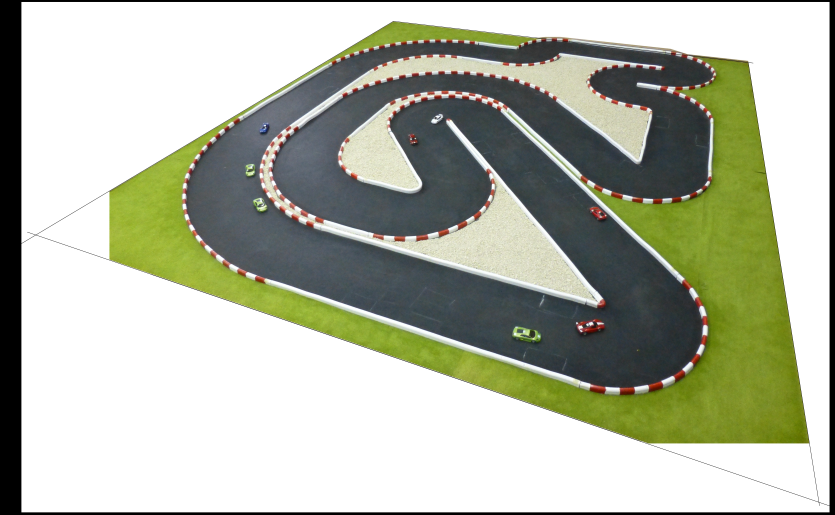
#> input picture smocap/test/track_ethz_lines.png, 2503 x 1543 px (shown at 1/3 size)
$ python test_homography.py   (Python 2 division)
#> lines starting #> are read from the running program, lines starting #| are printed output that depends on the picture
#!/usr/bin/env python

import logging, os
import cv2, numpy as np


if __name__ == '__main__':
    logging.basicConfig(level=logging.INFO)
    np.set_printoptions(precision=3, linewidth=300)


    im_in = cv2.imread("../test/track_ethz_lines.png")
#> im_in is the input picture: shape (1543, 2503, 3); mean B, G, R 165.8, 182.8, 178.4

    src_corners = np.array([[1179, 63], [2245, 187], [2457, 1507], [108, 705]])

    w, h = 1000, 1100
    dest_corners = np.array([[0, 0], [w, 0], [w, h], [0, h]])

    H, status = cv2.findHomography(src_corners, dest_corners)

    print H

    im_out = cv2.warpPerspective(im_in, H, (w, h))
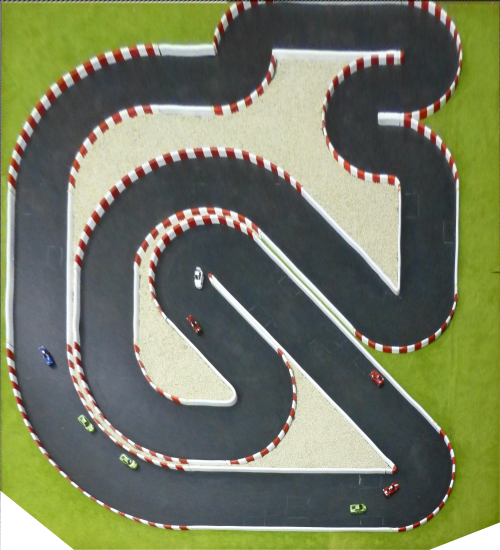
#> im_out: shape (1100, 1000, 3) (shown at 1/2 size); mean B, G, R 96.8, 123.3, 117.1

    #cv2.imshow("im_in", im_in)
    cv2.imshow("im_out", im_out)
    cv2.waitKey(0)
